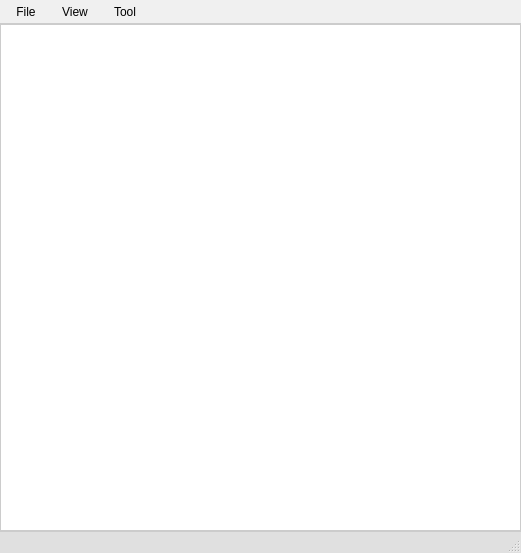
<?xml version="1.0" encoding="UTF-8"?>
<ui version="4.0">
 <class>MainWindow</class>
 <widget class="QMainWindow" name="MainWindow">
  <property name="geometry">
   <rect>
    <x>0</x>
    <y>0</y>
    <width>521</width>
    <height>553</height>
   </rect>
  </property>
  <property name="windowTitle">
   <string>BinViewer</string>
  </property>
  <property name="styleSheet">
   <string notr="true">/* MainWindow 样式 */  
QMainWindow {  
    background-color: #f0f0f0; /* 背景色 */  
    border: none;  
}  
  
/* TextEdit 样式 */  
QTextEdit {  
    background-color: white; /* 背景色 */  
    border: 1px solid #ccc; /* 边框 */  
    padding: 5px; /* 内边距 */  
    font-family: &quot;Consolas&quot;, &quot;Courier New&quot;, monospace; /* 字体 */  
    font-size: 10pt; /* 字体大小 */  
    color: #000; /* 文本颜色 */  
}  
  
/* StatusBar 样式 */  
QStatusBar {  
    background-color: #e0e0e0; /* 背景色 */  
    border-top: 1px solid #ccc; /* 上边框 */  
}  
  
/* MenuBar 样式 */  
QMenuBar {  
    background-color: #f0f0f0; /* 背景色 */  
    border-bottom: 1px solid #ccc; /* 下边框 */  
}  
  
QMenuBar::item {  
    background-color: transparent; /* 菜单项背景色 */  
    padding: 5px 10px; /* 内边距 */  
    spacing: 3px; /* 菜单项间距 */  
}  
  
QMenuBar::item:selected { /* 选中菜单项 */  
    background-color: #ddd;  
}  
  
QMenuBar::item:pressed { /* 按压菜单项 */  
    background-color: #ccc;  
}  
  
/* 菜单项的文本 */  
QMenuBar QToolButton {  
    color: #000; /* 文本颜色 */  
    text-align: left; /* 文本对齐方式 */  
}  
  
/* 菜单弹出时的样式 */  
QMenu {  
    background-color: #f0f0f0; /* 背景色 */  
    border: 1px solid #ccc; /* 边框 */  
}  
  
QMenu::item {  
    background-color: transparent; /* 菜单项背景色 */  
    padding: 5px 20px 5px 10px; /* 内边距 */  
}  
  
QMenu::item:selected { /* 选中菜单项 */  
    background-color: #ddd;  
}  
  
QMenu::separator { /* 分隔符 */  
    height: 1px;  
    background: #ccc;  
    margin-left: 10px;  
    margin-right: 10px;  
}  
  
/* 其他可能的样式（可选） */  
QTextEdit::placeholder-text {  
    color: #999; /* 占位符文本颜色 */  
}  
  
/* 滚动条样式（可选） */  
QTextEdit QScrollBar:vertical {  
    width: 15px;  
    background: #f0f0f0;  
    border: 1px solid #ccc;  
    margin: 20px 0 20px 0;  
}  
  
QTextEdit QScrollBar::handle:vertical {  
    background: #ddd;  
    min-height: 20px;  
}  
  
QTextEdit QScrollBar::add-line:vertical {  
    border: 1px solid #ccc;  
    background: #f0f0f0;  
    height: 15px;  
    subcontrol-position: bottom;  
    subcontrol-origin: margin;  
}  
  
/* ... 以及其他滚动条相关的样式 ... */</string>
  </property>
  <widget class="QWidget" name="centralwidget">
   <layout class="QVBoxLayout" name="verticalLayout">
    <property name="spacing">
     <number>0</number>
    </property>
    <property name="leftMargin">
     <number>0</number>
    </property>
    <property name="topMargin">
     <number>0</number>
    </property>
    <property name="rightMargin">
     <number>0</number>
    </property>
    <property name="bottomMargin">
     <number>0</number>
    </property>
    <item>
     <widget class="QTextEdit" name="textEdit">
      <property name="readOnly">
       <bool>true</bool>
      </property>
     </widget>
    </item>
   </layout>
  </widget>
  <widget class="QMenuBar" name="menubar">
   <property name="geometry">
    <rect>
     <x>0</x>
     <y>0</y>
     <width>521</width>
     <height>25</height>
    </rect>
   </property>
   <widget class="QMenu" name="menuFile">
    <property name="title">
     <string>File</string>
    </property>
    <addaction name="actionOpen_file"/>
    <addaction name="separator"/>
    <addaction name="actionRename"/>
    <addaction name="actionDelete"/>
    <addaction name="actionSave_as"/>
   </widget>
   <widget class="QMenu" name="menuView">
    <property name="title">
     <string>View</string>
    </property>
    <addaction name="actionZoom_in"/>
    <addaction name="actionZoom_out"/>
   </widget>
   <widget class="QMenu" name="menuTool">
    <property name="title">
     <string>Tool</string>
    </property>
    <addaction name="actionOption"/>
   </widget>
   <addaction name="menuFile"/>
   <addaction name="menuView"/>
   <addaction name="menuTool"/>
  </widget>
  <widget class="QStatusBar" name="statusbar"/>
  <action name="actionOpen_file">
   <property name="text">
    <string>Open file</string>
   </property>
  </action>
  <action name="actionRename">
   <property name="enabled">
    <bool>false</bool>
   </property>
   <property name="text">
    <string>Rename</string>
   </property>
  </action>
  <action name="actionDelete">
   <property name="enabled">
    <bool>false</bool>
   </property>
   <property name="text">
    <string>Delete</string>
   </property>
  </action>
  <action name="actionFind">
   <property name="text">
    <string>Find</string>
   </property>
  </action>
  <action name="actionOptions">
   <property name="text">
    <string>Options</string>
   </property>
  </action>
  <action name="actionZoom_in">
   <property name="text">
    <string>Zoom in</string>
   </property>
  </action>
  <action name="actionZoom_out">
   <property name="text">
    <string>Zoom out</string>
   </property>
  </action>
  <action name="actionSave_as">
   <property name="enabled">
    <bool>false</bool>
   </property>
   <property name="text">
    <string>Save as</string>
   </property>
  </action>
  <action name="actionOption">
   <property name="text">
    <string>Options</string>
   </property>
  </action>
 </widget>
 <resources/>
 <connections>
  <connection>
   <sender>actionZoom_in</sender>
   <signal>triggered()</signal>
   <receiver>textEdit</receiver>
   <slot>zoomIn()</slot>
   <hints>
    <hint type="sourcelabel">
     <x>-1</x>
     <y>-1</y>
    </hint>
    <hint type="destinationlabel">
     <x>260</x>
     <y>275</y>
    </hint>
   </hints>
  </connection>
  <connection>
   <sender>actionZoom_out</sender>
   <signal>triggered()</signal>
   <receiver>textEdit</receiver>
   <slot>zoomOut()</slot>
   <hints>
    <hint type="sourcelabel">
     <x>-1</x>
     <y>-1</y>
    </hint>
    <hint type="destinationlabel">
     <x>260</x>
     <y>275</y>
    </hint>
   </hints>
  </connection>
 </connections>
</ui>
